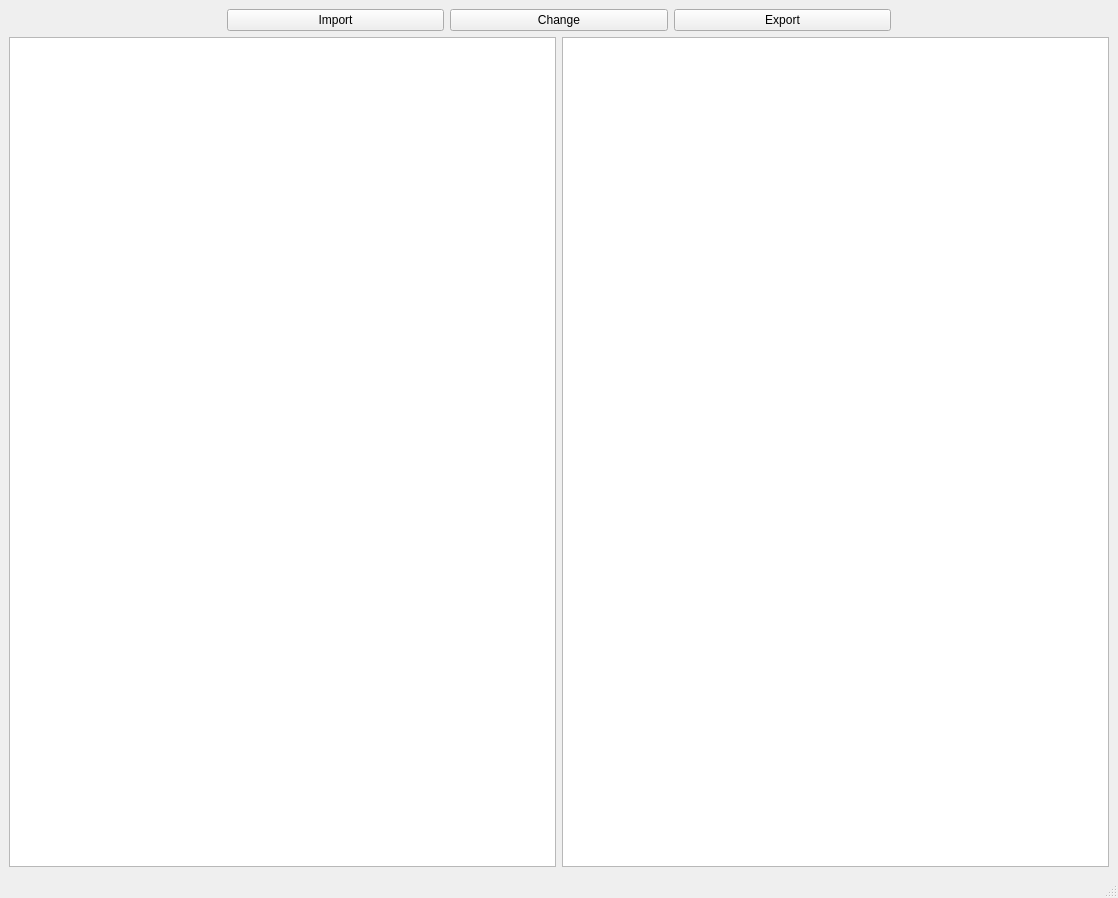
<?xml version="1.0" encoding="UTF-8"?>
<ui version="4.0">
 <class>MainWindow</class>
 <widget class="QMainWindow" name="MainWindow">
  <property name="geometry">
   <rect>
    <x>0</x>
    <y>0</y>
    <width>1118</width>
    <height>898</height>
   </rect>
  </property>
  <property name="windowTitle">
   <string>MainWindow</string>
  </property>
  <widget class="QWidget" name="centralwidget">
   <layout class="QHBoxLayout" name="horizontalLayout_3">
    <item>
     <layout class="QVBoxLayout" name="verticalLayout" stretch="1,10">
      <item>
       <layout class="QHBoxLayout" name="horizontalLayout_2" stretch="1,1,1,1,1">
        <item>
         <spacer name="horizontalSpacer">
          <property name="orientation">
           <enum>Qt::Horizontal</enum>
          </property>
          <property name="sizeHint" stdset="0">
           <size>
            <width>20</width>
            <height>20</height>
           </size>
          </property>
         </spacer>
        </item>
        <item>
         <widget class="QPushButton" name="pb_import">
          <property name="text">
           <string>Import</string>
          </property>
         </widget>
        </item>
        <item>
         <widget class="QPushButton" name="pb_change">
          <property name="text">
           <string>Change</string>
          </property>
         </widget>
        </item>
        <item>
         <widget class="QPushButton" name="pb_export">
          <property name="text">
           <string>Export</string>
          </property>
         </widget>
        </item>
        <item>
         <spacer name="horizontalSpacer_2">
          <property name="orientation">
           <enum>Qt::Horizontal</enum>
          </property>
          <property name="sizeHint" stdset="0">
           <size>
            <width>40</width>
            <height>20</height>
           </size>
          </property>
         </spacer>
        </item>
       </layout>
      </item>
      <item>
       <layout class="QHBoxLayout" name="horizontalLayout">
        <item>
         <widget class="QTextBrowser" name="before"/>
        </item>
        <item>
         <widget class="QTextBrowser" name="after"/>
        </item>
       </layout>
      </item>
     </layout>
    </item>
   </layout>
  </widget>
  <widget class="QMenuBar" name="menubar">
   <property name="geometry">
    <rect>
     <x>0</x>
     <y>0</y>
     <width>1118</width>
     <height>20</height>
    </rect>
   </property>
  </widget>
  <widget class="QStatusBar" name="statusbar"/>
 </widget>
 <resources/>
 <connections/>
</ui>
